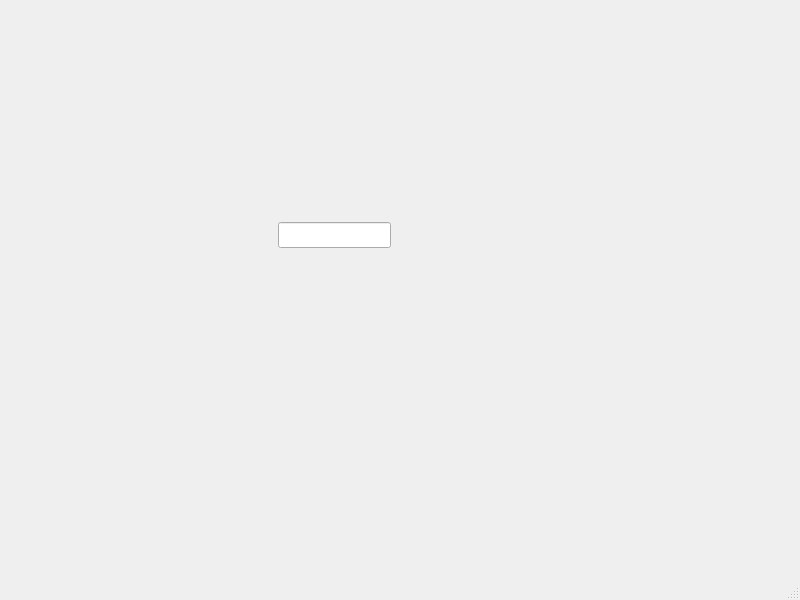
<?xml version="1.0" encoding="UTF-8"?>
<ui version="4.0">
 <class>MainWindow</class>
 <widget class="QMainWindow" name="MainWindow">
  <property name="geometry">
   <rect>
    <x>0</x>
    <y>0</y>
    <width>800</width>
    <height>600</height>
   </rect>
  </property>
  <property name="windowTitle">
   <string>MainWindow</string>
  </property>
  <widget class="QWidget" name="centralwidget">
   <widget class="QLineEdit" name="lineEdit">
    <property name="geometry">
     <rect>
      <x>278</x>
      <y>222</y>
      <width>113</width>
      <height>26</height>
     </rect>
    </property>
   </widget>
  </widget>
  <widget class="QMenuBar" name="menubar">
   <property name="geometry">
    <rect>
     <x>0</x>
     <y>0</y>
     <width>800</width>
     <height>22</height>
    </rect>
   </property>
  </widget>
  <widget class="QStatusBar" name="statusbar"/>
 </widget>
 <resources/>
 <connections/>
</ui>
